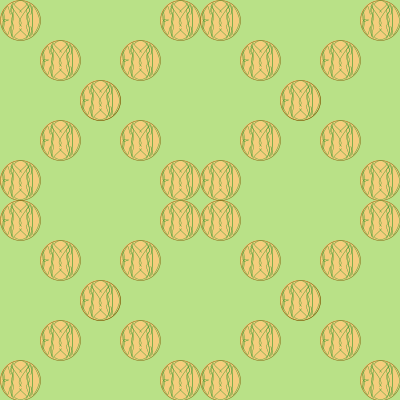
Frame 1 (no input)
Frame 60 (the mouse pressed at the canvas centre just before this capture): identical to frame 1, image omitted
Frame 120 (the mouse held since frame 60 and released just before this capture): identical to frame 1, image omitted

The Processing sketch that drew this single still picture (run headless with seeded random() and noise(); from frame 60 on, the mouse is pressed at the canvas centre):

// Processing sketch: processing_38127
// ── processing_38127.pde

//Homework 6 - 60-257
// copyright Eric Mackie September 2011 Pittsburgh, PA 15221

int xPos = 20;

void setup(){
  size(400,400);
  ellipseMode(CENTER);
  background(185,225,135);
}

void draw(){
  while((xPos<width)){
    initials (xPos,xPos,40);
    initials (xPos, height-xPos,40);
    initials (xPos+width/2, xPos, 40);
    initials (xPos-width/2, xPos, 40);
    initials (xPos+width/2, height-xPos, 40);
    initials (xPos-width/2, height-xPos, 40);
  xPos=xPos+40;
  }
}


void initials (float x, float y, float d){
  fill(245,205,125);
stroke(135,100,15);
strokeWeight(.0125*d);
ellipse(x,y,d,d);

//Curve Sets
smooth();
strokeWeight(.01*d);
stroke(55,155,50);
noFill();

//Backbone E
beginShape();
curveVertex(x-.45*d, y-.35*d);
curveVertex(x-.425*d, y-.23*d);
curveVertex(x-.4*d, y);
curveVertex(x-.425*d, y+.23*d);
curveVertex(x-.45*d, y+.4*d);
endShape();

beginShape();
curveVertex(x-.48*d, y-.4*d);
curveVertex(x-.44*d, y-.2*d);
curveVertex(x-.415*d, y);
curveVertex(x-.44*d, y+.2*d);
curveVertex(x-.48*d, y+.4*d);
endShape();

//Top E
beginShape();
curveVertex(x, y-.1*d);
curveVertex(x-.45*d, y-.05*d);
curveVertex(x-.325*d, y-.35*d);
curveVertex(x-.25*d, y-.15*d);
curveVertex(x-.1*d, y);
endShape();

//Bottom E
beginShape();
curveVertex(x, y+.1*d);
curveVertex(x-.45*d, y+.05*d);
curveVertex(x-.325*d, y+.35*d);
curveVertex(x-.25*d, y+.15*d);
curveVertex(x-.1*d, y);
endShape();

//Middle Bar E
beginShape();
curveVertex(x-.5*d, y+.1*d);
curveVertex(x-.45*d, y-.025*d);
curveVertex(x-.4*d, y+.025*d);
curveVertex(x-.3*d, y-.02*d);
curveVertex(x-.25*d, y);
endShape();

beginShape();
curveVertex(x-.5*d, y-.1*d);
curveVertex(x-.45*d, y+.025*d);
curveVertex(x-.4*d, y-.025*d);
curveVertex(x-.3*d, y+.02*d);
curveVertex(x-.25*d, y);
endShape();

//Left Column M
beginShape();
curveVertex(x-.225*d, y-.5*d);
curveVertex(x-.17*d, y-.45*d);
curveVertex(x-.225*d, y-.25*d);
curveVertex(x-.17*d, y-.1*d);
curveVertex(x-.225*d, y+.25*d);
curveVertex(x-.17*d, y+.45*d);
curveVertex(x-.225*d, y+.5*d);
endShape();

beginShape();
curveVertex(x-.24*d, y-.5*d);
curveVertex(x-.185*d, y-.44*d);
curveVertex(x-.24*d, y-.25*d);
curveVertex(x-.185*d, y-.1*d);
curveVertex(x-.24*d, y+.25*d);
curveVertex(x-.185*d, y+.44*d);
curveVertex(x-.24*d, y+.5*d);
endShape();

beginShape();
curveVertex(x-.17*d, y-.5*d);
curveVertex(x-.225*d, y-.4*d);
curveVertex(x-.17*d, y-.25*d);
curveVertex(x-.225*d, y);
curveVertex(x-.17*d, y+.15*d);
curveVertex(x-.225*d, y+.4*d);
curveVertex(x-.17*d, y+.5*d);
endShape();

//Right Column M
beginShape();
curveVertex(x+.225*d, y-.5*d);
curveVertex(x+.17*d, y-.45*d);
curveVertex(x+.225*d, y-.25*d);
curveVertex(x+.17*d, y-.1*d);
curveVertex(x+.225*d, y+.25*d);
curveVertex(x+.17*d, y+.45*d);
curveVertex(x+.225*d, y+.5*d);
endShape();

beginShape();
curveVertex(x+.24*d, y-.5*d);
curveVertex(x+.185*d, y-.44*d);
curveVertex(x+.24*d, y-.25*d);
curveVertex(x+.185*d, y-.1*d);
curveVertex(x+.24*d, y+.25*d);
curveVertex(x+.185*d, y+.44*d);
curveVertex(x+.24*d, y+.5*d);
endShape();

beginShape();
curveVertex(x+.17*d, y-.5*d);
curveVertex(x+.225*d, y-.4*d);
curveVertex(x+.17*d, y-.25*d);
curveVertex(x+.225*d, y);
curveVertex(x+.17*d, y+.15*d);
curveVertex(x+.225*d, y+.4*d);
curveVertex(x+.17*d, y+.5*d);
endShape();

//V of M
beginShape();
curveVertex(x-.25*d, y-.1*d);
curveVertex(x-.23*d, y-.35*d);
curveVertex(x+.02*d, y);
curveVertex(x-.025*d, y+.15*d);
curveVertex(x-.2*d, y+.35*d);
endShape();

beginShape();
curveVertex(x+.25*d, y-.1*d);
curveVertex(x+.23*d, y-.35*d);
curveVertex(x-.02*d, y);
curveVertex(x+.025*d, y+.15*d);
curveVertex(x+.2*d, y+.35*d);
endShape();

//Down Teardrop
beginShape();
curveVertex(x,y);
curveVertex(x-.025*d, y+.2*d);
curveVertex(x+.15*d, y+.4*d);
curveVertex(x, y+.48*d);
curveVertex(x-.15*d, y+.4*d);
curveVertex(x+.025*d, y+.2*d);
curveVertex(x,y);
endShape();

//Up Teardrop
beginShape();
curveVertex(x,y);
curveVertex(x-.025*d, y-.2*d);
curveVertex(x+.15*d, y-.4*d);
curveVertex(x, y-.48*d);
curveVertex(x-.15*d, y-.4*d);
curveVertex(x+.025*d, y-.2*d);
curveVertex(x,y);
endShape();


//D Backbone
beginShape();
curveVertex(x, y-.5*d);
curveVertex(x+.24*d, y-.41*d);
curveVertex(x+.3*d, y);
curveVertex(x+.24*d, y+.41*d);
curveVertex(x, y+.5*d);
endShape();

beginShape();
curveVertex(x, y-.5*d);
curveVertex(x+.27*d, y-.4*d);
curveVertex(x+.32*d, y);
curveVertex(x+.27*d, y+.4*d);
curveVertex(x, y+.5*d);
endShape();

//D )curve
beginShape();
curveVertex(x,y);
curveVertex(x+.25*d, y+.15*d);
curveVertex(x+.325*d, y+.35*d);
curveVertex(x+.475*d, y);
curveVertex(x+.325*d, y-.35*d);
curveVertex(x+.25*d, y-.15*d);
curveVertex(x,y);
endShape();
}
                
